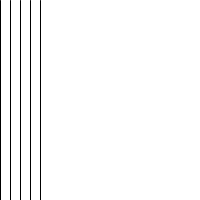
Frame 1 (no input)
Frame 60 (the mouse pressed at the canvas centre just before this capture): blank canvas, image omitted
Frame 120 (the mouse held since frame 60 and released just before this capture): blank canvas, image omitted

The Processing sketch that drew this single still picture (run headless with seeded random() and noise(); from frame 60 on, the mouse is pressed at the canvas centre):

// Processing sketch: basics_07_loops_n_lines
// ── basics_07_loops_n_lines.pde
// this is a variable, it can store numbers
int x = 0;

// here we define the desired gap between each line
int gap = 10;

void setup() {
  size(200, 200);
}

void draw() {
  background(255);
  // a loop is a loop...
  // i is a counter variable being increased after each iteration
  // all code within the loop is executed for as long as i is less than 5
  for(int i = 0; i < 5; i++) {
    line(x + i * gap, 0, x + i * gap, height);
  }
  x++;
  if (x > width) {
    x = x - width;
  }
}
